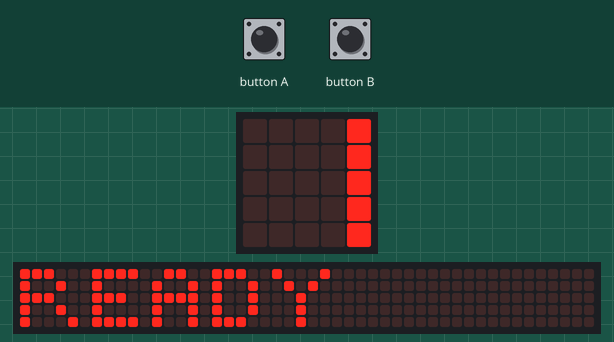
This program was run on a simulated BBC micro:bit running MicroPython. Parts: the board's 5×5 LED display, a strip that is not on the board, showing the scrolling text unrolled. Random numbers come from a fixed seed; the 48×5 strip is a reading aid, not a part: it shows the text the display is scrolling, unrolled, one strip-width of it at a time.

Above: at 0.1 s.
At 4.7 s:
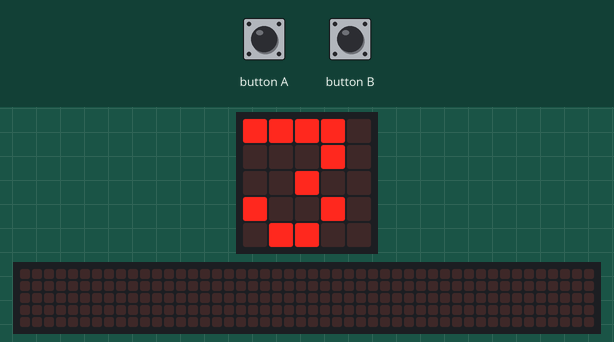
At 7.8 s:
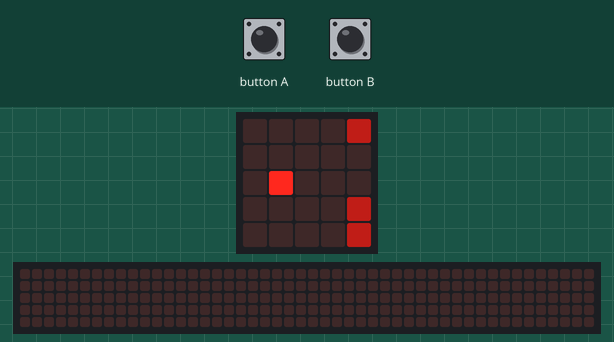
At 8.42 s:
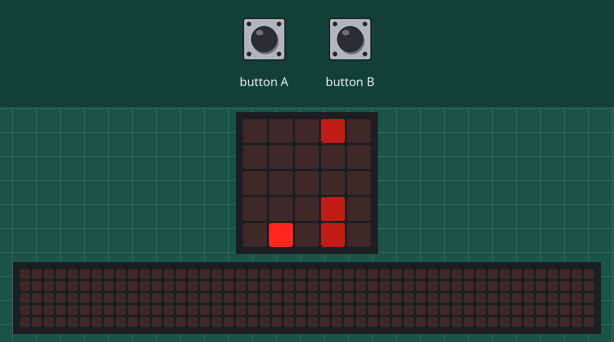
At 8.9 s:
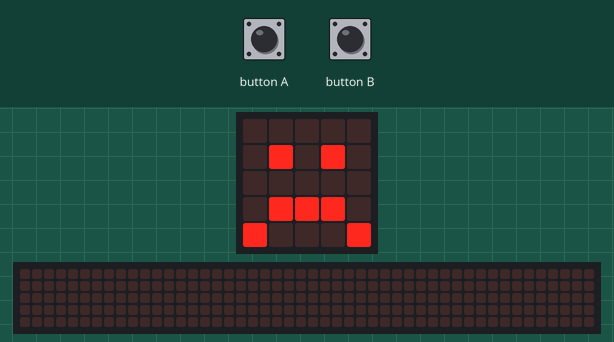
At 14.56 s:
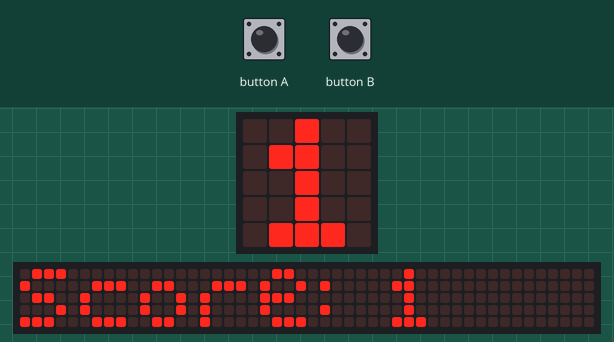

Measured:
- what the display in image 1 shows lasts 1.0 s, from 4.7 s to 5.7 s
- what the display in image 4 shows lasts 0.5 s, from 8.9 s to 9.4 s

The program:

flappybirdCODE.py
```python
from microbit import *
import random

#scrolls welcome message and starts countdown
display.scroll("READY")
display.show("3")
sleep(1000)
display.show("2")
sleep(1000)
display.show("1")
sleep(1000)
display.clear() #clears welcome message

#game constants
DELAY = 20 #ms between each fame (not used, just info)
FRAMES_PER_WALL_SHIFT = 20 # number of frames between each time a wall moves a pixel to the left
FRAMES_PER_NEW_WALL = 100 # number of frames between each new wall
FRAMES_PER_SCORE = 50 # number of frames between score rising by 1

y = 50 #set position of bird
speed = 0 #sets rate of falling
score = 0 #sets initial score
frame = 0

#make and image that represents a pipe to dodge
def make_pipe():
    i = Image("00003:00003:00003:00003:00003")
    gap = random.randint(0, 3) #random wall gap position
    i.set_pixel(4, gap, 0) #blast a hole in the pipe
    i.set_pixel(4, gap+1, 0) #make hole bigger
    return i

#create first pipe
i = make_pipe()

while True:
    frame += 1

    #show pipe
    display.show(i)

    #flap if button A was pressed
    if button_a.was_pressed():
        speed = -8

    if button_b.was_pressed():
        display.scroll("Score:" + str(score))

    #accelerate to terminal velocity
    speed += 1
    if speed > 2:
        speed = 2

    #move bird, but not off the edge
    y += speed
    if y > 99:
        y = 99
    if y < 0 :
        y = 0

    #draw bird
    led_y = int(y / 20)
    display.set_pixel(1, led_y, 9)

    #check for collision
    if i.get_pixel(1, led_y) != 0:
        display.show(Image.SAD)
        sleep(500)
        display.scroll("Score: " + str(score))
        break

    #move wall left
    if frame % FRAMES_PER_WALL_SHIFT == 0:
        i = i.shift_left(1)

    #create new wall
    if frame % FRAMES_PER_NEW_WALL == 0:
        i = make_pipe()

    #increase score
    if frame % FRAMES_PER_SCORE == 0:
        score += 1

    sleep(20)
```
